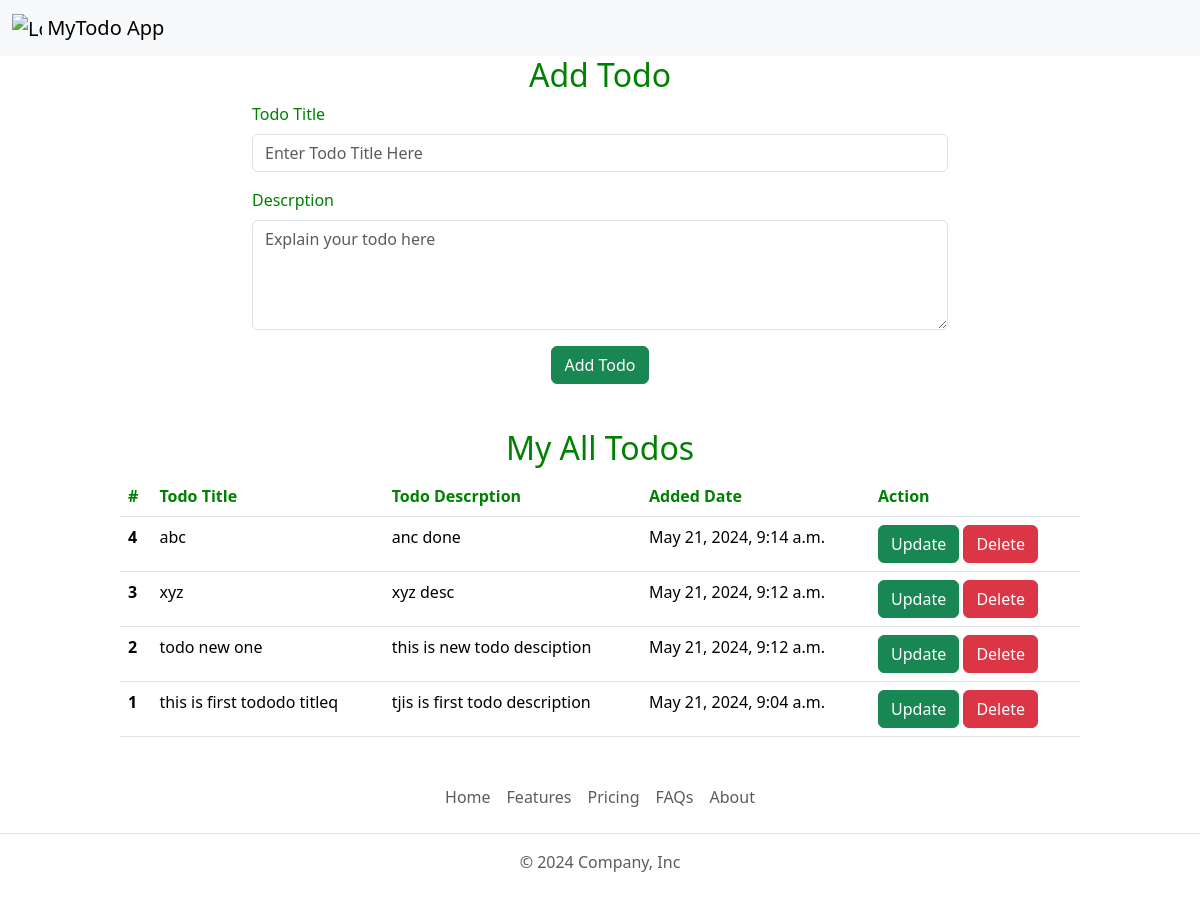
The page / on the database its author committed.
### todo/models.py (models this page shows)
class savetodo(models.Model):
    title = models.CharField(max_length=100)
    desc = models.TextField()
    date = models.DateTimeField(auto_now_add=True)

### todo/views.py (the view)
# urls.py: path("", views.homepage, name = "home"),
def homepage(request):
    data = savetodo.objects.all().order_by("-id")
    return render(request, "home.html", {'mytodos' : data})

### templates/home.html (shortened to what this page needs)
{% extends "base.html" %}
{% block body %}
<div style="padding-left: 21%; padding-right: 21%;">
    <h2 style="text-align: center; color: green;">Add Todo</h2>
    <form action="/savedata" method="post">
        <div class="mb-3">
          <label style="color: green;" for="exampleInputEmail1" class="form-label">Todo Title</label>
          <input type="text" class="form-control" placeholder="Enter Todo Title Here" name="title">
        </div>
        <div class="mb-3">
          <label style="color: green;" for="exampleInputPassword1" class="form-label">Descrption</label>
          <textarea type="text" name="dec" rows="4" placeholder="Explain your todo here" class="form-control" id="exampleInputPassword1"></textarea>
        </div>
        <div style="text-align: center;">
            <button type="submit" class="btn btn-success">Add Todo</button>
        </div>
      </form>
</div>
<div style="margin-top: 45px; padding-left: 10%; padding-right: 10%;">
    <h2 style="text-align: center; color: green;">My All Todos</h2>
    <table class="table">
        <thead>
          <tr>
            <th style="color: green !important;" scope="col">#</th>
            <th style="color: green !important;" scope="col">Todo Title</th>
            <th style="color: green !important;" scope="col">Todo Descrption</th>
            <th style="color: green !important;" scope="col">Added Date</th>
            <th style="color: green !important;" scope="col">Action</th>
          </tr>
        </thead>
        <tbody>
        {% for todo in mytodos %}
          <tr>
            <th scope="row">{{todo.id}}</th>
            <td>{{todo.title}}</td>
            <td>{{todo.desc}}</td>
            <td>{{todo.date}}</td>
            <td>
                <div>
                    <button type="button" class="btn btn-success">Update</button>
                    <button type="button" class="btn btn-danger">Delete</button>
                </div>
            </td>
          </tr>
          {% endfor %}
        </tbody>
      </table>
</div>
{% endblock body %}

### templates/base.html (shortened to what this page needs)
<!doctype html>
<html lang="en">
  <head>
    <link href="https://cdn.jsdelivr.net/npm/bootstrap@5.3.3/dist/css/bootstrap.min.css" rel="stylesheet">
  </head>
  <body>
    <nav class="navbar bg-body-tertiary">
        <div class="container-fluid">
          <a class="navbar-brand" href="#">
            <img src="https://source.unsplash.com/random/?todo" alt="Logo" width="30" height="24" class="d-inline-block align-text-top">
            MyTodo App
          </a>
        </div>
      </nav>
      {% block body %}{% endblock body %}
      <footer class="py-3 my-4">
        <ul class="nav justify-content-center border-bottom pb-3 mb-3">
          <li class="nav-item"><a href="#" class="nav-link px-2 text-body-secondary">Home</a></li>
          <li class="nav-item"><a href="#" class="nav-link px-2 text-body-secondary">Features</a></li>
          <li class="nav-item"><a href="#" class="nav-link px-2 text-body-secondary">Pricing</a></li>
          <li class="nav-item"><a href="#" class="nav-link px-2 text-body-secondary">FAQs</a></li>
          <li class="nav-item"><a href="#" class="nav-link px-2 text-body-secondary">About</a></li>
        </ul>
        <p class="text-center text-body-secondary">&copy; 2024 Company, Inc</p>
      </footer>
  </body>
</html>

### rows shown on the page
savetodo: id "4", title "abc", desc "anc done", date "May 21, 2024, 9:14 a.m."
savetodo: id "3", title "xyz", desc "xyz desc", date "May 21, 2024, 9:12 a.m."
savetodo: id "2", title "todo new one", desc "this is new todo desciption", date "May 21, 2024, 9:12 a.m."
savetodo: id "1", title "this is first tododo titleq", desc "tjis is first todo description", date "May 21, 2024, 9:04 a.m."
